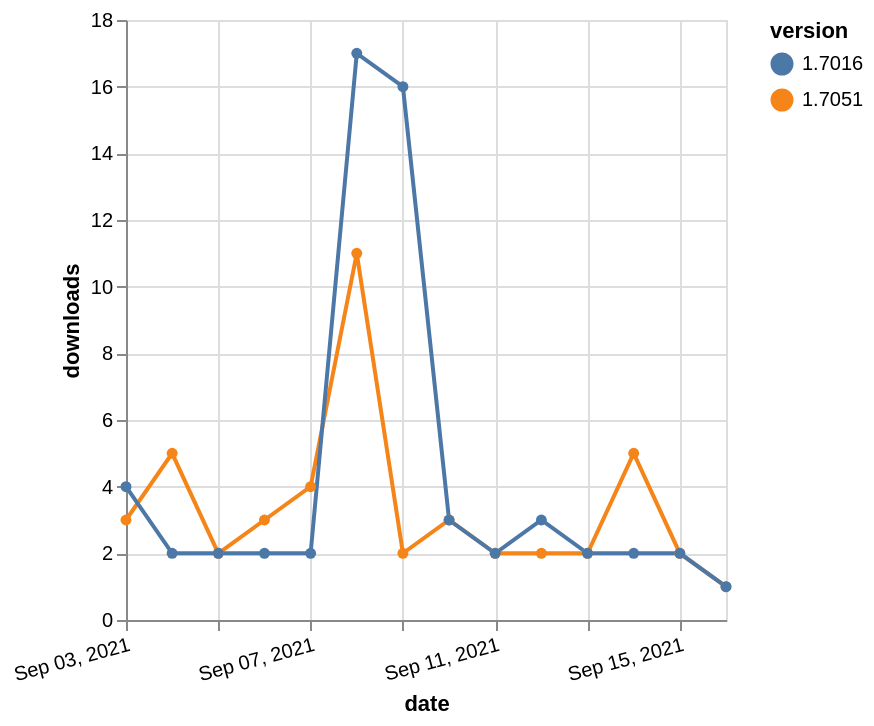

This figure's Vega-Lite source:
### Vega-Lite specification from a JSON file in a GitHub repository (floating-point values rounded to 4 significant figures)
{"$schema": "https://vega.github.io/schema/vega-lite/v5.json", "description": "A simple bar chart with embedded data.", "data": {"values": [{"date": "2021-09-03", "total": 1185, "delta": 3, "version": "1.7051"}, {"date": "2021-09-04", "total": 1190, "delta": 5, "version": "1.7051"}, {"date": "2021-09-05", "total": 1192, "delta": 2, "version": "1.7051"}, {"date": "2021-09-06", "total": 1195, "delta": 3, "version": "1.7051"}, {"date": "2021-09-07", "total": 1199, "delta": 4, "version": "1.7051"}, {"date": "2021-09-08", "total": 1210, "delta": 11, "version": "1.7051"}, {"date": "2021-09-09", "total": 1212, "delta": 2, "version": "1.7051"}, {"date": "2021-09-10", "total": 1215, "delta": 3, "version": "1.7051"}, {"date": "2021-09-11", "total": 1217, "delta": 2, "version": "1.7051"}, {"date": "2021-09-12", "total": 1219, "delta": 2, "version": "1.7051"}, {"date": "2021-09-13", "total": 1221, "delta": 2, "version": "1.7051"}, {"date": "2021-09-14", "total": 1226, "delta": 5, "version": "1.7051"}, {"date": "2021-09-15", "total": 1228, "delta": 2, "version": "1.7051"}, {"date": "2021-09-16", "total": 1229, "delta": 1, "version": "1.7051"}, {"date": "2021-09-03", "total": 8165, "delta": 4, "version": "1.7016"}, {"date": "2021-09-04", "total": 8167, "delta": 2, "version": "1.7016"}, {"date": "2021-09-05", "total": 8169, "delta": 2, "version": "1.7016"}, {"date": "2021-09-06", "total": 8171, "delta": 2, "version": "1.7016"}, {"date": "2021-09-07", "total": 8173, "delta": 2, "version": "1.7016"}, {"date": "2021-09-08", "total": 8190, "delta": 17, "version": "1.7016"}, {"date": "2021-09-09", "total": 8206, "delta": 16, "version": "1.7016"}, {"date": "2021-09-10", "total": 8209, "delta": 3, "version": "1.7016"}, {"date": "2021-09-11", "total": 8211, "delta": 2, "version": "1.7016"}, {"date": "2021-09-12", "total": 8214, "delta": 3, "version": "1.7016"}, {"date": "2021-09-13", "total": 8216, "delta": 2, "version": "1.7016"}, {"date": "2021-09-14", "total": 8218, "delta": 2, "version": "1.7016"}, {"date": "2021-09-15", "total": 8220, "delta": 2, "version": "1.7016"}, {"date": "2021-09-16", "total": 8221, "delta": 1, "version": "1.7016"}]}, "width": "container", "mark": {"type": "line", "point": {"filled": true}}, "encoding": {"x": {"field": "date", "type": "temporal", "timeUnit": "yearmonthdate", "title": "date", "axis": {"labelAngle": -15}}, "y": {"field": "delta", "type": "quantitative", "title": "downloads"}, "color": {"field": "version", "type": "nominal"}, "tooltip": {"field": "delta"}}}
